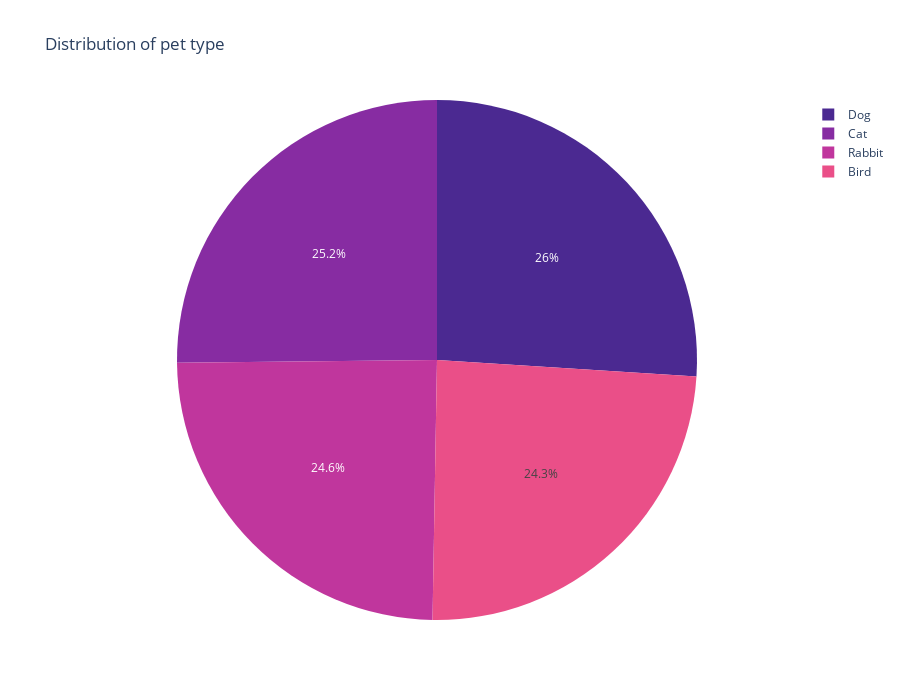

Notebook cell for this chart:
### Code cell
content_type = df.groupby(['PetType']).size().reset_index(name='counts')
content_type
# Ploting Distribution of content ratings on Netflix
fig = px.pie(content_type, names = 'PetType',values = 'counts',color_discrete_sequence =  px.colors.sequential.Agsunset,
             title = 'Distribution of pet type',height =  700 , width = 900)
fig.show()

### Figure 1 — Plotly figure (JSON) as saved in the notebook; plotly's stock layout.template omitted (floating-point values rounded to 4 significant figures)
{"data": [{"domain": {"x": [0, 1], "y": [0, 1]}, "hovertemplate": "PetType=%{label}<br>counts=%{value}<extra></extra>", "labels": ["Bird", "Cat", "Dog", "Rabbit"], "legendgroup": "", "name": "", "showlegend": true, "type": "pie", "values": [487, 505, 522, 493]}], "layout": {"height": 700, "legend": {"tracegroupgap": 0}, "piecolorway": ["rgb(75, 41, 145)", "rgb(135, 44, 162)", "rgb(192, 54, 157)", "rgb(234, 79, 136)", "rgb(250, 120, 118)", "rgb(246, 169, 122)", "rgb(237, 217, 163)"], "title": {"text": "Distribution of pet type"}, "width": 900}}
